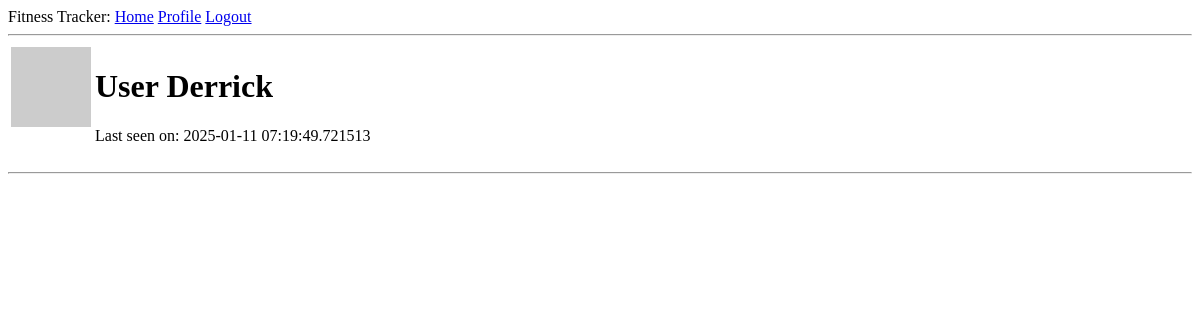
Before: /user/Derrick (signed in) with the older database file.
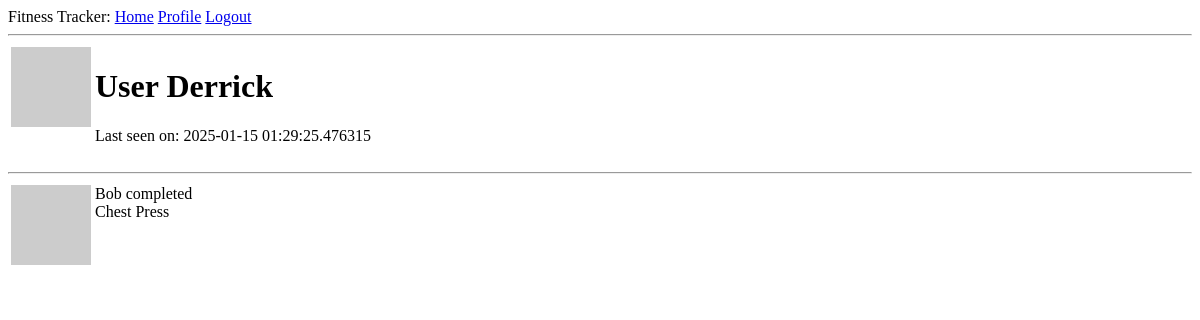
After: the same page with the newer database file.
### app/models.py (models this page shows, shortened)
class User(UserMixin, db.Model):
    id: Mapped[int] = mapped_column(primary_key=True)
    username: Mapped[str] = mapped_column(String(64), index=True, unique=True)
    email: Mapped[str] = mapped_column(String(120), index=True, unique=True)
    password_hash: Mapped[Optional[str]] = mapped_column(String(256))
    workouts: Mapped[List['Workout']] = relationship(back_populates='user')
    about_me: Mapped[Optional[str]] = mapped_column(String(140))
    last_seen: Mapped[Optional[datetime]] = mapped_column(
        default=lambda: datetime.now(timezone.utc))
    def __repr__(self):
        return '<User {}>'.format(self.username)
    def avatar(self, size):
        digest = md5(self.email.lower().encode('utf-8')).hexdigest()
        return f'https://www.gravatar.com/avatar/{digest}?d=identicon&s={size}'

class MachineExercise(db.Model):
    id: Mapped[int] = mapped_column(primary_key=True)
    name: Mapped[str] = mapped_column(String(64), index=True)
    reps: Mapped[int] = mapped_column(Integer, default=1)
    weight: Mapped[int] = mapped_column(Integer, default=0)
    workouts: Mapped[List['Workout']] = relationship(secondary='workout_machine_exercise', back_populates='machine_exercises')

### app/routes.py (the view)
@app.route('/user/<username>')
@login_required
def user(username):
    user = db.first_or_404(sa.select(User).where(User.username == username))
    print(f"user is: {user}")
    print(f"user has workout object: {user.workouts}")
    user_workouts = []
    for workout in user.workouts:
        for machine in workout.machine_exercises:
            user_workouts.append({"name": machine.name, "reps": machine.reps, "weight": machine.weight})
    return render_template('user.html', user=user, workouts=user_workouts)

### app/models.py (called while the page is built)
@login.user_loader
def load_user(id):
    return db.session.get(User, int(id))

### app/routes.py (called while the page is built)
@app.before_request
def before_request():
    if current_user.is_authenticated:
        current_user.last_seen = datetime.now(timezone.utc)
        db.session.commit()

### app/templates/user.html (shortened to what this page needs)
{% extends "base.html" %} {% block content %}
<table>
  <tr valign="top">
    <td><img src="{{ user.avatar(128) }}" /></td>
    <td>
      <h1>User {{ user.username }}</h1>
       {% if user.last_seen %}
      <p>Last seen on: {{ user.last_seen }}</p>
      {% endif %}
    </td>
  </tr>
</table>
<hr />
{% for workout in workouts %} {% include '_workout.html' %} {% endfor %} {%
endblock %}

### app/templates/base.html (shortened to what this page needs)
<!DOCTYPE html>
<html>
  <head>
  </head>
  <body>
    <div>
      Fitness Tracker:
      <a href="{{ url_for('index') }}">Home</a>
      {% if current_user.is_anonymous %}
      <a href="{{ url_for('login') }}">Login</a>
      {% else %}
      <a href="{{ url_for('user', username=current_user.username) }}">Profile</a>
      <a href="{{ url_for('logout') }}">Logout</a>
      {% endif %}
    </div>
    <hr />
     {% block content %}{% endblock %}
  </body>
</html>

### app/templates/_workout.html
<table>
    <tr valign="top">
        <td><img src="{{ current_user.avatar(36) }}"></td>
        <td>{{ current_user.username }} completed <br>{{ workout["name"] }}</td>
    </tr>
</table>

Changed rows visible on the page:
changed User "Derrick": last_seen "2025-01-11 07:19:49.721513" → "2025-01-15 01:29:25.476315"
added MachineExercise: name "Chest Press"
now on this page (row edited): User: username "Bob"
